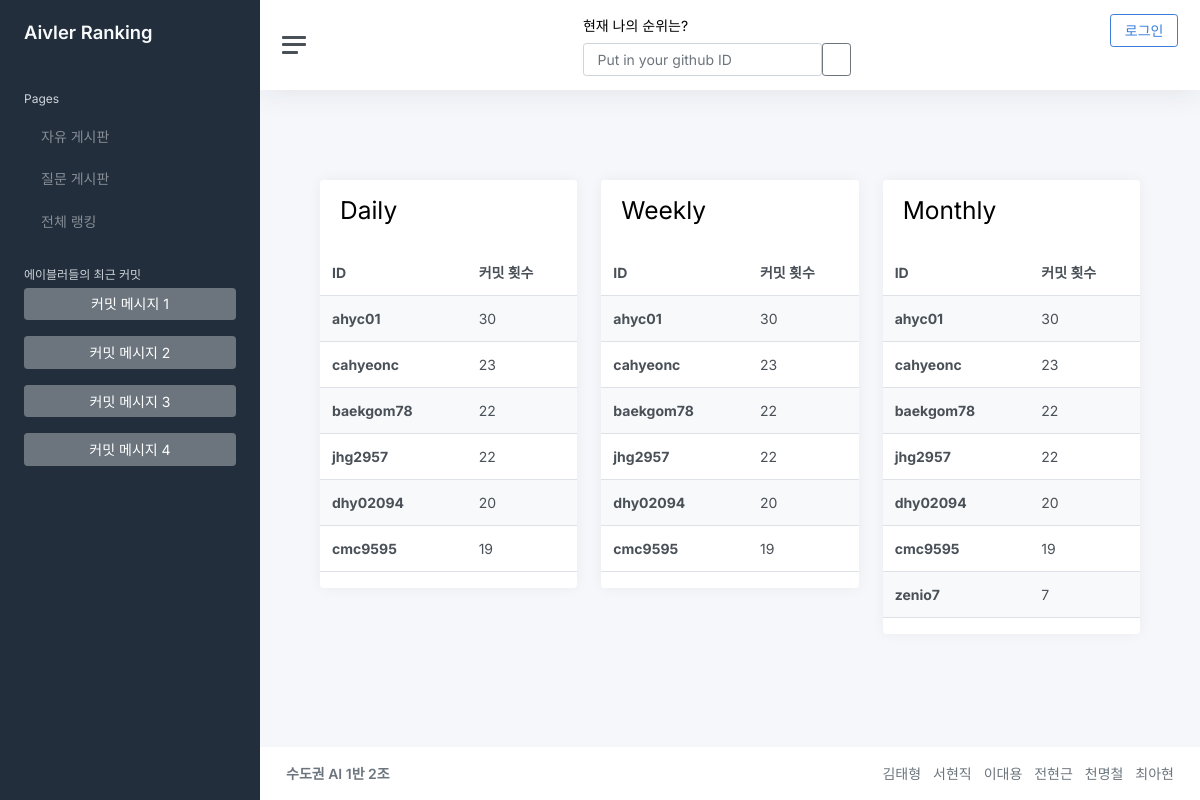
The page /home/search/ on the database its author committed.
### home/models.py (models this page shows)
class Commit(models.Model):
    eventid = models.IntegerField()
    userid = models.CharField(max_length=50)
    repository = models.CharField(max_length=100)
    date = models.DateTimeField()
    message = models.CharField(max_length=1000)

### home/views.py (the view)
# urls.py: path('search/', views.search, name='search'),
def search(request):
    data = []
    msg = ''
    if request.method=='POST': # 검색박스
        id = request.POST.get('githubID').split() # 양쪽공백허용
        if id:
            id = id[0]
        else:
            id = ''
        commitList=getCommitsFromAPI(id)
        if commitList=='no token':
            msg = 'no token'
        elif commitList==[]:
            msg = 'id가 틀리거나 토큰만료'
        else:
            Commit.objects.filter(userid=id).delete()
            for i in commitList:
                date, time = i[2].split('T')
                time = time[:-1]
                dt = datetime.strptime(f'{date} {time}', '%Y-%m-%d %H:%M:%S')
                dt += timedelta(hours=9) # seoul/Asia = UTC+09:00
                Commit(eventid=i[0], userid=id, repository=i[1], date=dt, message=i[3]).save()
            data = Commit.objects.filter(userid=id)
    else: # 사이드바 '전체랭킹'으로 접속
        id = None
    print("id=", id)
    rankDay = rankByDate('day')
    rankWeek = rankByDate('week')
    rankMonth = rankByDate('month')
    result1 = []
    blank1 = []
    for key, val in rankDay:
        blank1.append(key)
        r1 = 1
        for key2,val2 in rankDay:
            if val < val2:
                r1+=1
        result1.append(r1)
    if id in blank1:
        rankD = result1[blank1.index(id)]
    else:
        rankD = '기록이 없습니다.'
    result2 = []
    blank2 = []
    for key, val in rankWeek:
        blank2.append(key)
        r2 = 1
        for key2,val2 in rankWeek:
            if val < val2:
                r2 += 1
        result2.append(r2)
    if id in blank2:
        rankW = result2[blank2.index(id)]
    else:
        rankW = '기록이 없습니다.'
    result3 = []
    blank3 = []
    for key, val in rankMonth:
        blank3.append(key)
        r3 = 1
        for key2,val2 in rankMonth:
            if val < val2:
                r3+=1
        result3.append(r3)
    if id in blank3:
        rankM = result3[blank3.index(id)]
    else:
        rankM = '기록이 없습니다.'
    return render(request, 'home/resultpage.html',
                  {'data': data[:5], # 최근 10개목록
                   'id': id,
                   'msg':msg,
                   'rankDay':rankByDate('day'),
                   'rankWeek':rankByDate('week'),
                   'rankMonth':rankByDate('month'),
                   'rankD':rankD,
                   'rankW':rankW,
                   'rankM':rankM,
                   })

### home/views.py (called while the page is built)
def rankByDate(option):
    today = timezone.now()
    if option=='day':
        diff = timedelta(hours=today.hour, minutes=today.minute, seconds=today.second)
    elif option=='week':
        diff = timedelta(days=today.weekday(), hours=today.hour, minutes=today.minute, seconds=today.second)
    elif option=='month':
        diff = timedelta(days=today.day-1, hours=today.hour, minutes=today.minute, seconds=today.second)
    target = str(today - diff)
    commitList = Commit.objects.filter(date__gte=target)
    dic = {}
    for i in commitList:
        dic[i.userid] = dic.get(i.userid, 0) + 1
    return sorted(dic.items(), key=lambda x:x[1], reverse=True)

### home/templates/home/resultpage.html (shortened to what this page needs)
{% extends "base.html" %}
{% block content %}
<div class="container">
  <br><br>
  <div class="row">
    <div class="col-md">
      <div class="card">
        <div class="card-header">
          <h2>Daily</h2>
        </div>
        {% if rankDay %}
        <table class="table table-striped table-hover">
          <thead>
            <tr>
              <th scope="col">ID</th>
              <th scope="col">커밋 횟수</th>
            </tr>
          </thead>
          <tbody>
            {% for key, val in rankDay %}
            <tr>
              <th scope="row">{{key}}</th>
              <td>{{val}}</td>
            </tr>
            {% endfor %}
          </tbody>
        </table>
        {% else %}
        순위 결과 없음.
        {% endif %}
      </div>
    </div>
    <div class="col-md">
      <div class="card">
        <div class="card-header">
          <h2>Weekly</h2>
        </div>
        {% if rankWeek %}
        <table class="table table-striped table-hover">
          <thead>
            <tr>
              <th scope="col">ID</th>
              <th scope="col">커밋 횟수</th>
            </tr>
          </thead>
          <tbody>
            {% for key, val in rankWeek %}
            <tr>
              <th scope="row">{{key}}</th>
              <td>{{val}}</td>
            </tr>
            {% endfor %}
          </tbody>
        </table>
        {% else %}
        순위 결과 없음.
        {% endif %}
      </div>
    </div>
    <div class="col-md">
      <div class="card">
        <div class="card-header">
          <h2>Monthly</h2>
        </div>
        {% if rankMonth %}
        <table class="table table-striped table-hover">
          <thead>
            <tr>
              <th scope="col">ID</th>
              <th scope="col">커밋 횟수</th>
            </tr>
          </thead>
          <tbody>
            {% for key, val in rankMonth %}
            <tr>
              <th scope="row">{{key}}</th>
              <td>{{val}}</td>
            </tr>
            {% endfor %}
          </tbody>
        </table>
      </div>
      {% else %}
      순위 결과 없음.
      {% endif %}
    </div>
  </div>
</div>
{% endblock %}

### rows shown on the page
Commit: rankDay "ahyc01", rankWeek "ahyc01", rankMonth "ahyc01"
Commit: rankDay "cahyeonc", rankWeek "cahyeonc", rankMonth "cahyeonc"
Commit: rankDay "baekgom78", rankWeek "baekgom78", rankMonth "baekgom78"
Commit: rankDay "jhg2957", rankWeek "jhg2957", rankMonth "jhg2957"
Commit: rankDay "dhy02094", rankWeek "dhy02094", rankMonth "dhy02094"
Commit: rankDay "cmc9595", rankWeek "cmc9595", rankMonth "cmc9595"
Commit: rankMonth "zenio7"

### other values the page prints
{{ val }} "30" "23" "22" "22" "20" "19"
{{ val }} "30" "23" "22" "22" "20" "19" "7"
